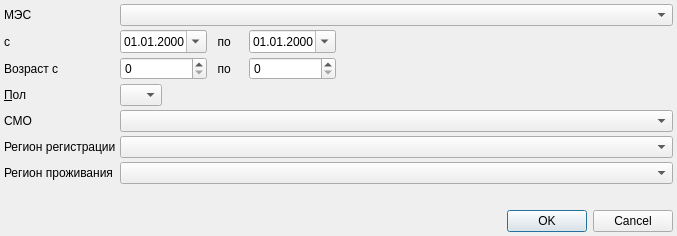
<?xml version="1.0" encoding="UTF-8"?>
<ui version="4.0">
 <class>AnalyticsExecutionMesDialog</class>
 <widget class="QDialog" name="AnalyticsExecutionMesDialog">
  <property name="geometry">
   <rect>
    <x>0</x>
    <y>0</y>
    <width>677</width>
    <height>236</height>
   </rect>
  </property>
  <property name="windowTitle">
   <string>Экспертиза выполнения МЭС</string>
  </property>
  <layout class="QGridLayout" name="gridLayout">
   <property name="margin">
    <number>4</number>
   </property>
   <property name="spacing">
    <number>4</number>
   </property>
   <item row="0" column="0">
    <widget class="QLabel" name="lblMes">
     <property name="sizePolicy">
      <sizepolicy hsizetype="Preferred" vsizetype="Preferred">
       <horstretch>0</horstretch>
       <verstretch>0</verstretch>
      </sizepolicy>
     </property>
     <property name="text">
      <string>МЭС</string>
     </property>
     <property name="buddy">
      <cstring>cmbMes</cstring>
     </property>
    </widget>
   </item>
   <item row="0" column="1" colspan="5">
    <widget class="CMESComboBoxEx" name="cmbMes"/>
   </item>
   <item row="1" column="0">
    <widget class="QLabel" name="lblBegin">
     <property name="text">
      <string>с   </string>
     </property>
     <property name="buddy">
      <cstring>edtBegDate</cstring>
     </property>
    </widget>
   </item>
   <item row="1" column="1" colspan="2">
    <widget class="CDateEdit" name="edtBegDate">
     <property name="sizePolicy">
      <sizepolicy hsizetype="Maximum" vsizetype="Fixed">
       <horstretch>0</horstretch>
       <verstretch>0</verstretch>
      </sizepolicy>
     </property>
     <property name="displayFormat">
      <string>dd.MM.yyyy</string>
     </property>
     <property name="calendarPopup">
      <bool>true</bool>
     </property>
    </widget>
   </item>
   <item row="1" column="3">
    <widget class="QLabel" name="lblEnd">
     <property name="text">
      <string>  по    </string>
     </property>
     <property name="buddy">
      <cstring>edtEndDate</cstring>
     </property>
    </widget>
   </item>
   <item row="1" column="4">
    <widget class="CDateEdit" name="edtEndDate">
     <property name="sizePolicy">
      <sizepolicy hsizetype="Maximum" vsizetype="Fixed">
       <horstretch>0</horstretch>
       <verstretch>0</verstretch>
      </sizepolicy>
     </property>
     <property name="displayFormat">
      <string>dd.MM.yyyy</string>
     </property>
     <property name="calendarPopup">
      <bool>true</bool>
     </property>
    </widget>
   </item>
   <item row="1" column="5">
    <spacer name="horizontalSpacer">
     <property name="orientation">
      <enum>Qt::Horizontal</enum>
     </property>
     <property name="sizeHint" stdset="0">
      <size>
       <width>30</width>
       <height>20</height>
      </size>
     </property>
    </spacer>
   </item>
   <item row="2" column="0">
    <widget class="QLabel" name="lblAge">
     <property name="text">
      <string>Возраст с</string>
     </property>
    </widget>
   </item>
   <item row="2" column="1" colspan="2">
    <widget class="QSpinBox" name="edtAgeFrom">
     <property name="maximum">
      <number>150</number>
     </property>
    </widget>
   </item>
   <item row="2" column="3">
    <widget class="QLabel" name="lblAgeTo">
     <property name="text">
      <string>  по</string>
     </property>
    </widget>
   </item>
   <item row="2" column="4">
    <widget class="QSpinBox" name="edtAgeTo">
     <property name="maximum">
      <number>150</number>
     </property>
    </widget>
   </item>
   <item row="2" column="5">
    <spacer name="horizontalSpacer_3">
     <property name="orientation">
      <enum>Qt::Horizontal</enum>
     </property>
     <property name="sizeHint" stdset="0">
      <size>
       <width>30</width>
       <height>20</height>
      </size>
     </property>
    </spacer>
   </item>
   <item row="3" column="0">
    <widget class="QLabel" name="lblSex">
     <property name="sizePolicy">
      <sizepolicy hsizetype="Preferred" vsizetype="Preferred">
       <horstretch>0</horstretch>
       <verstretch>0</verstretch>
      </sizepolicy>
     </property>
     <property name="text">
      <string>&amp;Пол</string>
     </property>
     <property name="buddy">
      <cstring>cmbSex</cstring>
     </property>
    </widget>
   </item>
   <item row="3" column="1">
    <widget class="QComboBox" name="cmbSex">
     <property name="sizePolicy">
      <sizepolicy hsizetype="Preferred" vsizetype="Fixed">
       <horstretch>0</horstretch>
       <verstretch>0</verstretch>
      </sizepolicy>
     </property>
     <item>
      <property name="text">
       <string/>
      </property>
     </item>
     <item>
      <property name="text">
       <string>М</string>
      </property>
     </item>
     <item>
      <property name="text">
       <string>Ж</string>
      </property>
     </item>
    </widget>
   </item>
   <item row="3" column="2" colspan="4">
    <spacer name="horizontalSpacer_2">
     <property name="orientation">
      <enum>Qt::Horizontal</enum>
     </property>
     <property name="sizeHint" stdset="0">
      <size>
       <width>201</width>
       <height>20</height>
      </size>
     </property>
    </spacer>
   </item>
   <item row="4" column="0">
    <widget class="QLabel" name="lblCompulsoryPolisCompany">
     <property name="text">
      <string>СМО</string>
     </property>
     <property name="buddy">
      <cstring>cmbCompulsoryPolisCompany</cstring>
     </property>
    </widget>
   </item>
   <item row="4" column="1" colspan="5">
    <widget class="CInsurerComboBox" name="cmbCompulsoryPolisCompany">
     <property name="sizePolicy">
      <sizepolicy hsizetype="Preferred" vsizetype="Fixed">
       <horstretch>0</horstretch>
       <verstretch>0</verstretch>
      </sizepolicy>
     </property>
     <property name="sizeAdjustPolicy">
      <enum>QComboBox::AdjustToMinimumContentsLength</enum>
     </property>
    </widget>
   </item>
   <item row="5" column="0">
    <widget class="QLabel" name="lblDefaultCity">
     <property name="text">
      <string>Регион регистрации</string>
     </property>
     <property name="buddy">
      <cstring>cmbRegRegion</cstring>
     </property>
    </widget>
   </item>
   <item row="5" column="1" colspan="5">
    <widget class="CKLADRComboBox" name="cmbRegRegion"/>
   </item>
   <item row="6" column="0">
    <widget class="QLabel" name="lblDefaultCity_2">
     <property name="text">
      <string>Регион проживания</string>
     </property>
     <property name="buddy">
      <cstring>cmbRegRegion</cstring>
     </property>
    </widget>
   </item>
   <item row="6" column="1" colspan="5">
    <widget class="CKLADRComboBox" name="cmbLogRegion"/>
   </item>
   <item row="7" column="4">
    <spacer name="verticalSpacer">
     <property name="orientation">
      <enum>Qt::Vertical</enum>
     </property>
     <property name="sizeHint" stdset="0">
      <size>
       <width>20</width>
       <height>17</height>
      </size>
     </property>
    </spacer>
   </item>
   <item row="8" column="0" colspan="6">
    <widget class="QDialogButtonBox" name="buttonBox">
     <property name="orientation">
      <enum>Qt::Horizontal</enum>
     </property>
     <property name="standardButtons">
      <set>QDialogButtonBox::Cancel|QDialogButtonBox::Ok</set>
     </property>
    </widget>
   </item>
  </layout>
 </widget>
 <customwidgets>
  <customwidget>
   <class>CDateEdit</class>
   <extends>QDateEdit</extends>
   <header>library/DateEdit</header>
  </customwidget>
  <customwidget>
   <class>CKLADRComboBox</class>
   <extends>QComboBox</extends>
   <header>KLADR/kladrComboxes.h</header>
  </customwidget>
  <customwidget>
   <class>CInsurerComboBox</class>
   <extends>QComboBox</extends>
   <header>Orgs/OrgComboBox.h</header>
  </customwidget>
  <customwidget>
   <class>CMESComboBoxEx</class>
   <extends>QComboBox</extends>
   <header>library/MES/MESComboBoxEx.h</header>
  </customwidget>
 </customwidgets>
 <resources/>
 <connections>
  <connection>
   <sender>buttonBox</sender>
   <signal>accepted()</signal>
   <receiver>AnalyticsExecutionMesDialog</receiver>
   <slot>accept()</slot>
   <hints>
    <hint type="sourcelabel">
     <x>248</x>
     <y>254</y>
    </hint>
    <hint type="destinationlabel">
     <x>157</x>
     <y>274</y>
    </hint>
   </hints>
  </connection>
  <connection>
   <sender>buttonBox</sender>
   <signal>rejected()</signal>
   <receiver>AnalyticsExecutionMesDialog</receiver>
   <slot>reject()</slot>
   <hints>
    <hint type="sourcelabel">
     <x>316</x>
     <y>260</y>
    </hint>
    <hint type="destinationlabel">
     <x>286</x>
     <y>274</y>
    </hint>
   </hints>
  </connection>
 </connections>
</ui>
